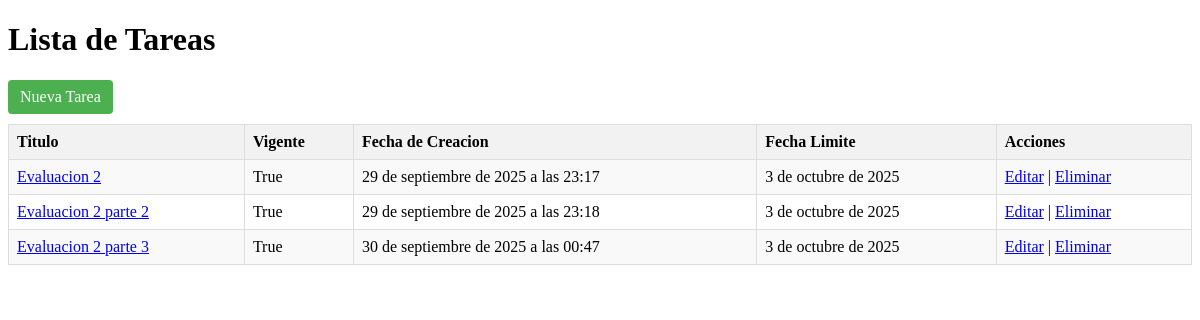
The page / on the database its author committed.
### tareas/models.py (models this page shows, shortened)
class Tarea(models.Model):
    titulo = models.CharField(max_length=120)
    descripcion = models.TextField()
    prioridad = models.IntegerField(default=3)
    vigente = models.BooleanField(default=True)
    fecha_creacion = models.DateTimeField(auto_now_add=True)
    fecha_limite = models.DateField(null=True, blank=True)
    class Meta:
        ordering = ['fecha_creacion', 'prioridad']

### tareas/views.py (the view)
# urls.py: path('', views.TareaListView.as_view(), name="lista"),
class TareaListView(ListView):
    model = Tarea
    template_name = 'tareas/tarea_list.html'
    context_object_name = 'tareas'

### tareas/templates/tareas/tarea_list.html (shortened to what this page needs)
<!DOCTYPE html>
<html lang="es">
<head>
</head>
<body>
    <h1>Lista de Tareas</h1>
    <a href="{% url 'tareas:crear' %}" class="button">Nueva Tarea</a>
    <table>
        <tr>
            <th>Titulo</th>
            <th>Vigente</th>
            <th>Fecha de Creacion</th>
            <th>Fecha Limite</th>
            <th>Acciones</th>
        </tr>
        {% for t in tareas %}
        <tr>
            <td><a href="{% url 'tareas:detalle' t.id %}">{{ t.titulo }}</a></td>
            <td>{{ t.vigente }}</td>
            <td>{{ t.fecha_creacion }}</td>
            <td>{{ t.fecha_limite }}</td>
            <td>
                <a href="{% url 'tareas:editar' t.id %}">Editar</a> |
                <a href="{% url 'tareas:eliminar' t.id %}">Eliminar</a>
            </td>
        </tr>
        {% empty %}
        <tr><td colspan="7">No hay tareas registradas</td></tr>
        {% endfor %}
    </table>
</body>
</html>

### tareas/templates/tareas/tarea_list.html (style rules this page uses)
table { width: 100%; border-collapse: collapse; }
th, td { border: 1px solid #ddd; padding: 8px; text-align: left; }
th { background-color: #f2f2f2; }
tr:nth-child(even) { background-color: #f9f9f9; }
a.button { display: inline-block; padding: 8px 12px; margin-bottom: 10px; background-color: #4CAF50; color: white; text-decoration: none; border-radius: 4px; }

### rows shown on the page
Tarea: titulo "Evaluacion 2", vigente "True", fecha_creacion "29 de septiembre de 2025 a las 23:17", fecha_limite "3 de octubre de 2025"
Tarea: titulo "Evaluacion 2 parte 2", vigente "True", fecha_creacion "29 de septiembre de 2025 a las 23:18", fecha_limite "3 de octubre de 2025"
Tarea: titulo "Evaluacion 2 parte 3", vigente "True", fecha_creacion "30 de septiembre de 2025 a las 00:47", fecha_limite "3 de octubre de 2025"
